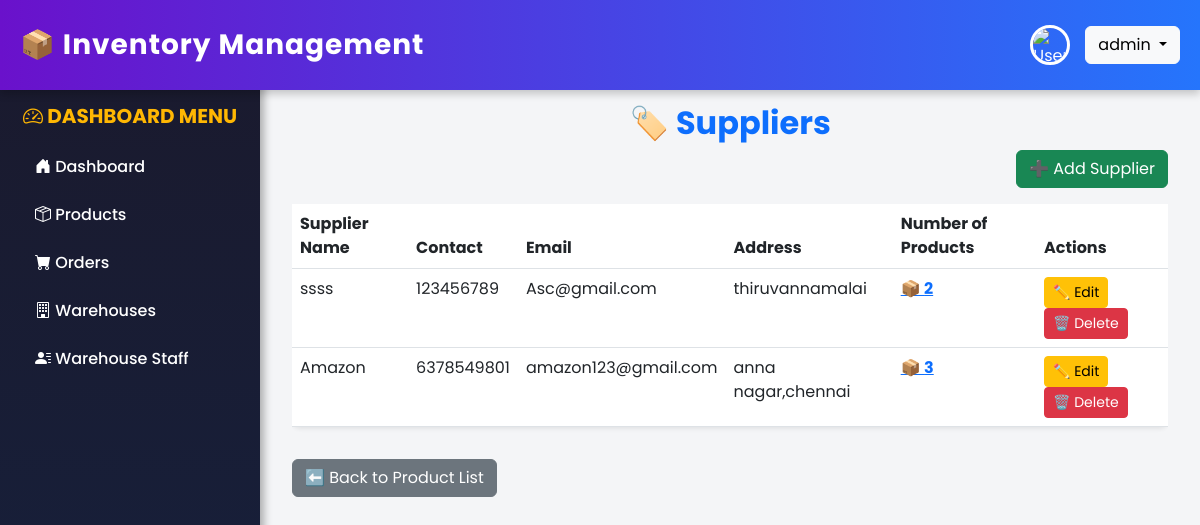
/suppliers/ (signed in), run on an earlier commit of the app's database.
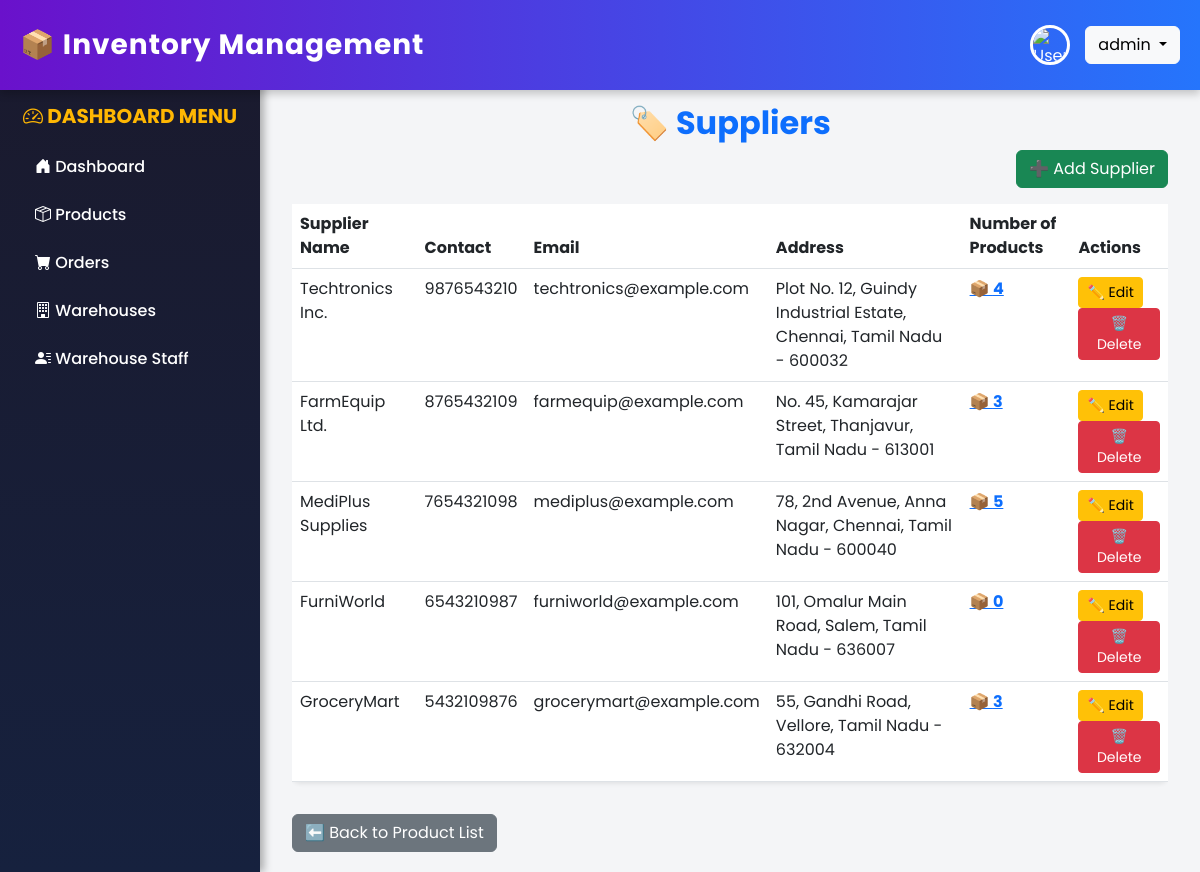
And on a later commit of the database.
### inventory/models.py (models this page shows, shortened)
class Supplier(models.Model):
    name = models.CharField(max_length=255)
    contact = models.CharField(max_length=100, blank=True, null=True)
    email = models.EmailField(blank=True, null=True)
    address = models.TextField(blank=True, null=True)  # Added address field

### inventory/views.py (the view)
# urls.py: path("suppliers/", supplier_list, name="supplier_list"),
def supplier_list(request):
    suppliers = Supplier.objects.annotate(product_count=Count('product'))
    return render(request, "inventory/supplier/supplier_list.html", {"suppliers": suppliers})

### inventory/templates/inventory/supplier/supplier_list.html
{% extends 'inventory/base.html' %} {% block content %}
<div class="container">
  <h2 class="mt-4 fw-bold text-primary text-center">🏷️ Suppliers</h2>
  <div class="d-flex justify-content-end mb-3">
    <a href="{% url 'inventory:add_supplier' %}" class="btn btn-success">
      ➕ Add Supplier
    </a>
  </div>
  <div class="table-responsive">
    <table class="table table-hover shadow-sm rounded-3">
      <thead
        class="text-white"
        style="background: linear-gradient(135deg, #6a11cb, #2575fc)"
      >
        <tr>
          <th>Supplier Name</th>
          <th>Contact</th>
          <th>Email</th>
          <th>Address</th>
          <th>Number of Products</th>
          <th>Actions</th>
        </tr>
      </thead>
      <tbody>
        {% for supplier in suppliers %}
        <tr>
          <td>{{ supplier.name }}</td>
          <td>{{ supplier.contact }}</td>
          <td>{{ supplier.email }}</td>
          <td>{{ supplier.address }}</td>
          <td>
            <a
              href="{% url 'inventory:supplier_products' supplier.id %}"
              class="fw-bold text-primary"
            >
              📦 {{ supplier.product_count }}
            </a>
          </td>
          <td>
            <a
              href="{% url 'inventory:edit_supplier' supplier.id %}"
              class="btn btn-warning btn-sm"
            >
              ✏️ Edit
            </a>
            <a
              href="{% url 'inventory:delete_supplier' supplier.id %}"
              class="btn btn-danger btn-sm"
            >
              🗑️ Delete
            </a>
          </td>
        </tr>
        {% empty %}
        <tr>
          <td colspan="6" class="text-center">No suppliers available.</td>
        </tr>
        {% endfor %}
      </tbody>
    </table>
  </div>
  <a href="{% url 'inventory:product_list' %}" class="btn btn-secondary mt-3">
    ⬅️ Back to Product List
  </a>
</div>
{% endblock %}

What changed in the data, as far as the page shows it:
removed Supplier: name "ssss", contact "123456789", email "Asc@gmail.com", address "thiruvannamalai", product_count "2"
added Supplier: name "Techtronics Inc.", contact "9876543210", email "techtronics@example.com", address "Plot No. 12, Guindy Industrial Estate, Chennai, Tamil Nadu - 600032", product_count "4"
changed Supplier: name "Amazon" → "FarmEquip Ltd."; contact "6378549801" → "8765432109"; email "amazon123@gmail.com" → "farmequip@example.com"; address "anna nagar,chennai" → "No. 45, Kamarajar Street, Thanjavur, Tamil Nadu - 613001"
added Supplier: name "MediPlus Supplies", contact "7654321098", email "mediplus@example.com", address "78, 2nd Avenue, Anna Nagar, Chennai, Tamil Nadu - 600040", product_count "5"
added Supplier: name "FurniWorld", contact "6543210987", email "furniworld@example.com", address "101, Omalur Main Road, Salem, Tamil Nadu - 636007", product_count "0"
added Supplier: name "GroceryMart", contact "5432109876", email "grocerymart@example.com", address "55, Gandhi Road, Vellore, Tamil Nadu - 632004", product_count "3"
